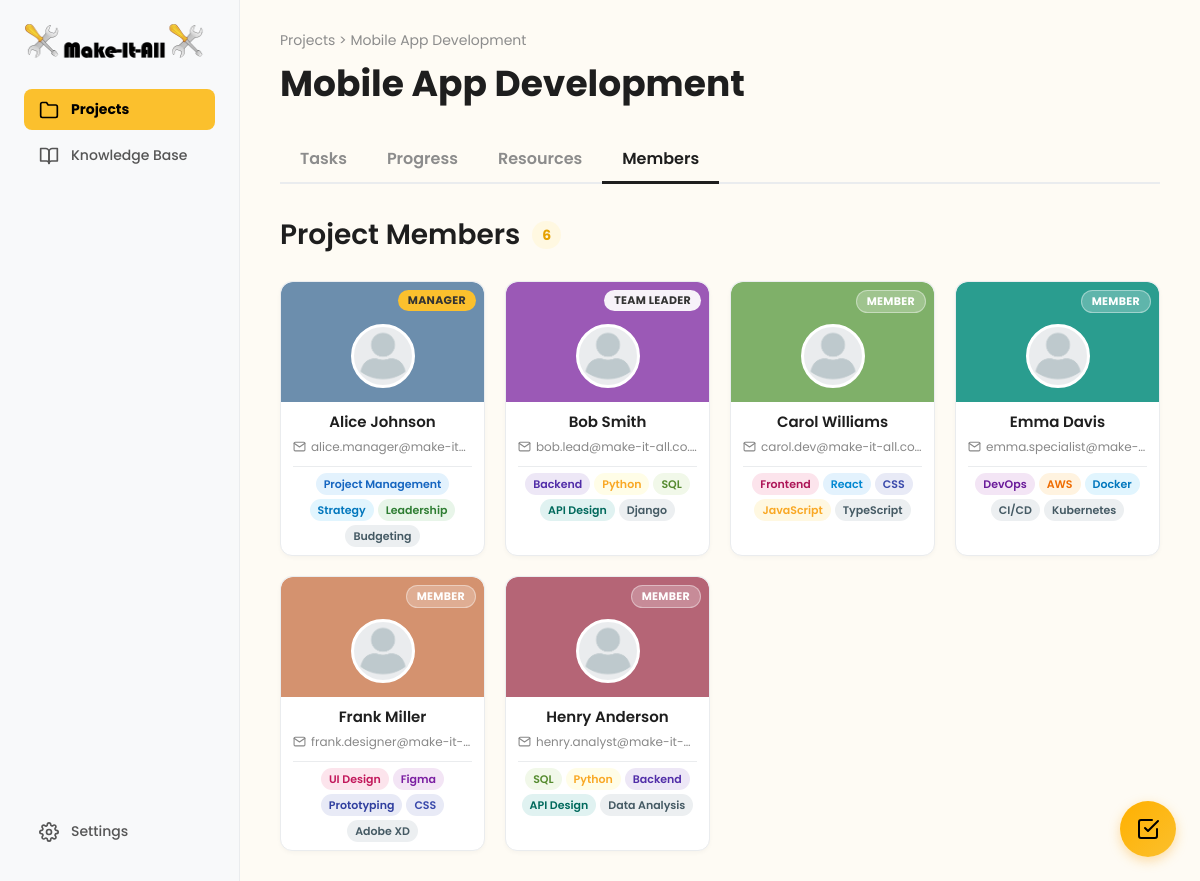
Screenshot of /user/project/project-members.php?project_id=2 (signed in) with the database file from the repository.
### tables this page shows
CREATE TABLE projects (
    project_id INT AUTO_INCREMENT PRIMARY KEY,
    project_name VARCHAR(255) NOT NULL,
    description TEXT,
    created_by INT NOT NULL COMMENT 'Manager who created the project',
    team_leader_id INT NULL COMMENT 'Assigned team leader',
    start_date DATE NOT NULL,
    deadline DATE NOT NULL,
    estimated_completion_date DATE NULL COMMENT 'Calculated based on velocity',
    completed_date DATE NULL,
    status ENUM('planning', 'active', 'on_hold', 'completed', 'archived') DEFAULT 'active',
    priority ENUM('low', 'medium', 'high') DEFAULT 'medium',
    completion_percentage DECIMAL(5,2) DEFAULT 0.00,
    overdue_tasks_count INT DEFAULT 0,
    resource_level ENUM('sufficient', 'tight', 'under_resourced') DEFAULT 'sufficient',
    created_at TIMESTAMP DEFAULT CURRENT_TIMESTAMP,
    updated_at TIMESTAMP DEFAULT CURRENT_TIMESTAMP ON UPDATE CURRENT_TIMESTAMP,
    archived_at TIMESTAMP NULL,
    FOREIGN KEY (created_by) REFERENCES users(user_id) ON DELETE RESTRICT,
    FOREIGN KEY (team_leader_id) REFERENCES users(user_id) ON DELETE SET NULL,
    INDEX idx_status (status),
    INDEX idx_created_by (created_by),
    INDEX idx_team_leader (team_leader_id),
    INDEX idx_deadline (deadline),
    INDEX idx_priority (priority)
);

CREATE TABLE users (
    user_id INT AUTO_INCREMENT PRIMARY KEY,
    email VARCHAR(255) NOT NULL UNIQUE,
    password_hash VARCHAR(255) NULL COMMENT 'NULL for non-registered employees',
    is_registered BOOLEAN DEFAULT FALSE,
    first_name VARCHAR(100) NOT NULL,
    last_name VARCHAR(100) NOT NULL,
    profile_picture VARCHAR(255) DEFAULT '/default-avatar.png',
    role ENUM('manager', 'team_leader', 'team_member', 'technical_specialist') NOT NULL DEFAULT 'team_member',
    department VARCHAR(100),
    specialties TEXT COMMENT 'JSON array: ["Frontend", "React", "UX Design"]',
    manager_id INT NULL COMMENT 'Self-referencing FK - who manages this user',
    is_active BOOLEAN DEFAULT TRUE,
    last_login TIMESTAMP NULL,
    created_at TIMESTAMP DEFAULT CURRENT_TIMESTAMP,
    updated_at TIMESTAMP DEFAULT CURRENT_TIMESTAMP ON UPDATE CURRENT_TIMESTAMP,
    FOREIGN KEY (manager_id) REFERENCES users(user_id) ON DELETE SET NULL,
    INDEX idx_email (email),
    INDEX idx_role (role),
    INDEX idx_manager (manager_id),
    INDEX idx_is_registered (is_registered),
    INDEX idx_is_active (is_active)
);

CREATE TABLE project_members (
    project_member_id INT AUTO_INCREMENT PRIMARY KEY,
    project_id INT NOT NULL,
    user_id INT NOT NULL,
    project_role ENUM('team_leader', 'member') DEFAULT 'member',
    joined_at TIMESTAMP DEFAULT CURRENT_TIMESTAMP,
    left_at TIMESTAMP NULL COMMENT 'Soft delete - set when member leaves project',
    FOREIGN KEY (project_id) REFERENCES projects(project_id) ON DELETE CASCADE,
    FOREIGN KEY (user_id) REFERENCES users(user_id) ON DELETE CASCADE,
    UNIQUE KEY unique_project_user (project_id, user_id),
    INDEX idx_project (project_id),
    INDEX idx_user (user_id),
    INDEX idx_left_at (left_at)
);

### actions/guard_project_access.php (called while the page is built, shortened)
<?php
function guardProjectAccess(PDO $db, int $projectId, int $userId): array
{
    $stmt = $db->prepare("
        SELECT
            p.project_id,
            p.project_name,
            p.description,
            p.status,
            p.deadline,
            p.team_leader_id,
            p.created_by,
            CASE WHEN p.team_leader_id = :uid THEN 1 ELSE 0 END AS is_team_leader,
            CASE WHEN pm.user_id IS NOT NULL THEN 1 ELSE 0 END AS is_member
        FROM projects p
        LEFT JOIN project_members pm
            ON pm.project_id = p.project_id
           AND pm.user_id = :uid
           AND pm.left_at IS NULL
        WHERE p.project_id = :pid
          AND (
              p.created_by = :uid
              OR p.team_leader_id = :uid
              OR pm.user_id IS NOT NULL
          )
        LIMIT 1
    ");
    $stmt->execute([':pid' => $projectId, ':uid' => $userId]);
    $project = $stmt->fetch(PDO::FETCH_ASSOC);
    $roleLower = strtolower((string)($_SESSION['role'] ?? ''));
    $isManager = ($roleLower === 'manager');
    $isTeamLeaderOfThisProject = ((int)$project['is_team_leader'] === 1);
    $canManageProject = $isManager || $isTeamLeaderOfThisProject;
    $canCloseProject = $isManager;
    return [
        'project' => $project,
        'isManager' => $isManager,
        'isTeamLeaderOfThisProject' => $isTeamLeaderOfThisProject,
        'canManageProject' => $canManageProject,
        'canCloseProject' => $canCloseProject,
    ];
}

### user/project/project-members.php (the view, shortened to what this page needs)
<?php
require_once __DIR__ . "/../../actions/guard_project_access.php";
$projectId = $_SESSION['current_project_id'] ?? null;
$userId = (int) $_SESSION['user_id'];
$database = new Database();
$pdo = $database->getConnection();
$access = guardProjectAccess($pdo, (int) $projectId, $userId);
$project = $access['project'];
$isManager = $access['isManager'];
$bannerColors = [
    '#5B9BD5', '#7FB069', '#9B59B6', '#D4926F', '#45B7B8',
    '#6C8EAD', '#2A9D8F', '#B56576', '#52796F', '#7D8FA0',
];
$specialtyClassMap = [
    'Project Management' => 'spec-project-management',
    'Strategy'           => 'spec-strategy',
    'Leadership'         => 'spec-leadership',
    'Backend'            => 'spec-backend',
    'Python'             => 'spec-python',
    'SQL'                => 'spec-sql',
    'API Design'         => 'spec-api-design',
    'Frontend'           => 'spec-frontend',
    'React'              => 'spec-react',
    'CSS'                => 'spec-css',
    'JavaScript'         => 'spec-javascript',
    'Node.js'            => 'spec-node-js',
    'MongoDB'            => 'spec-mongodb',
    'DevOps'             => 'spec-devops',
    'AWS'                => 'spec-aws',
    'Docker'             => 'spec-docker',
    'CI/CD'              => 'spec-ci-cd',
    'UI Design'          => 'spec-ui-design',
    'Figma'              => 'spec-figma',
    'Prototyping'        => 'spec-prototyping',
];
$stmt = $pdo->prepare("
    SELECT
        u.user_id, u.first_name, u.last_name, u.email,
        u.profile_picture, u.specialties, u.role AS system_role,
        pm.project_role
    FROM project_members pm
    INNER JOIN users u ON u.user_id = pm.user_id
    WHERE pm.project_id = :pid AND pm.left_at IS NULL
    ORDER BY
        CASE pm.project_role
            WHEN 'team_leader' THEN 1
            ELSE 2
        END,
        u.first_name ASC
");
$stmt->execute([':pid' => $projectId]);
$members = $stmt->fetchAll(PDO::FETCH_ASSOC);
$managerId = (int) $project['created_by'];
$teamLeaderId = (int) $project['team_leader_id'];
$managerInList = false;
if (!$managerInList) {
    $stmt = $pdo->prepare("
        SELECT user_id, first_name, last_name, email, profile_picture, specialties, role AS system_role
        FROM users WHERE user_id = :uid
    ");
    $stmt->execute([':uid' => $managerId]);
    $manager = $stmt->fetch(PDO::FETCH_ASSOC);
    if ($manager) {
        $manager['project_role'] = 'manager';
        array_unshift($members, $manager);
    }
}
$memberCount = count($members);
function getMemberColor($uid, $bannerColors, &$colorMap) {
    $color = $bannerColors[array_rand($bannerColors)];
    return $color;
}
?>
<!DOCTYPE html>
<html lang="en">
<head>
    <link rel="stylesheet" href="../dashboard.css">
    <link rel="stylesheet" href="progress.css">
    <link rel="stylesheet" href="project-members.css">
</head>
<body id="project-members-page">
<?php include '../to-do/todo_widget.php'; ?>
<div class="dashboard-container">
    <nav class="sidebar">
        <div class="nav-top">
            <div class="logo-container">
                <img src="../logo.png" alt="Make-It-All Logo" class="logo-icon">
            </div>
            <ul class="nav-main">
                <li class="active-parent">
                    <a href="projects-overview.php"><i data-feather="folder"></i>Projects</a>
                </li>
                <li><a href="../knowledge-base/knowledge-base.html"><i data-feather="book-open"></i>Knowledge Base</a></li>
            </ul>
        </div>
        <div class="nav-footer">
            <ul>
                <li><a href="../settings.php"><i data-feather="settings"></i>Settings</a></li>
            </ul>
        </div>
    </nav>
    <main class="main-content">
        <header class="project-header">
            <div class="project-header-top">
                <div class="breadcrumbs-title">
                    <p class="breadcrumbs"><a href="projects-overview.php">Projects</a> > <span id="project-name-breadcrumb"><?= htmlspecialchars($project['project_name']) ?></span></p>
                    <h1 id="project-name-header"><?= htmlspecialchars($project['project_name']) ?></h1>
                </div>
            </div>
            <nav class="project-nav" id="project-nav-links">
                <a href="#">Tasks</a>
                <a href="#">Progress</a>
                <a href="#">Resources</a>
                <a href="#" class="active">Members</a>
            </nav>
        </header>
        <div class="members-content">
            <div class="members-header">
                <h2>
                    Project Members
                    <span class="members-count-badge" id="members-count"><?= $memberCount ?></span>
                </h2>
            </div>
            <div class="members-grid" id="members-grid">
                <?php foreach ($members as $member): ?>
                    <?php
                        $uid = (int) $member['user_id'];
                        $fullName = htmlspecialchars($member['first_name'] . ' ' . $member['last_name']);
                        $email = htmlspecialchars($member['email']);
                        $profilePic = htmlspecialchars($member['profile_picture']);
                        $bannerColor = getMemberColor($uid, $bannerColors, $_SESSION['employee_colors']);
                        $displayRole = 'Member';
                        $roleClass = 'role-member';
                        if ($uid === $managerId) {
                            $displayRole = 'Manager';
                            $roleClass = 'role-manager';
                        } elseif ($uid === $teamLeaderId || $member['project_role'] === 'team_leader') {
                            $displayRole = 'Team Leader';
                            $roleClass = 'role-team-leader';
                        }
                        $specialties = [];
                        if (!empty($member['specialties'])) {
                            $specialties = json_decode($member['specialties'], true)
                                ?? explode(',', $member['specialties']);
                            $specialties = array_map('trim', $specialties);
                        }
                        $isClickable = $isManager && $uid !== $userId;
                        $cardClasses = 'member-card' . ($isClickable ? ' clickable' : '');
                    ?>
                    <div class="<?= $cardClasses ?>" data-user-id="<?= $uid ?>"<?php if ($isClickable): ?> data-profile-url="../employees/employee-profile.php?id=<?= $uid ?>"<?php endif; ?>>
                        <div class="member-card-top" style="background-color: <?= htmlspecialchars($bannerColor) ?>;">
                            <span class="member-role-badge <?= $roleClass ?>"><?= $displayRole ?></span>
                            <div class="member-avatar">
                                <img src="<?= $profilePic ?>" alt="<?= $fullName ?>">
                            </div>
                        </div>
                        <div class="member-card-body">
                            <h4 class="member-name"><?= $fullName ?></h4>
                            <p class="member-email">
                                <i data-feather="mail"></i>
                                <span><?= $email ?></span>
                            </p>
                            <?php if (!empty($specialties)): ?>
                                <div class="member-specialties">
                                    <?php foreach ($specialties as $skill): ?>
                                        <?php $skillClass = $specialtyClassMap[trim($skill)] ?? 'spec-default'; ?>
                                        <span class="specialty-pill <?= $skillClass ?>">
                                            <?= htmlspecialchars(trim($skill)) ?>
                                        </span>
                                    <?php endforeach; ?>
                                </div>
                            <?php endif; ?>
                        </div>
                    </div>
                <?php endforeach; ?>
            </div>
        </div>
    </main>
</div>
</body>
</html>

### user/dashboard.css (style rules this page uses)
html, body { height: 100%; }
body { background: #FEFBF4; font-family: 'Poppins', sans-serif; margin: 0; height: 100vh; color: #1E1E1E; overflow: hidden; }
* { box-sizing: border-box; }
a { color: #1E1E1E; transition: color 0.2s ease; }
.dashboard-container { display: flex; width: 100%; height: 100vh; }
.sidebar { width: 240px; flex-shrink: 0; background: #F8F9FA; padding: 24px; display: flex; flex-direction: column; justify-content: space-between; border-right: 1px solid #EAECEE; }
.logo-container { display: flex; align-items: center; gap: 8px; font-size: 20px; font-weight: 700; margin-bottom: 30px; }
.logo-icon { width: 180px; height: 35px; }
.sidebar ul { list-style: none; padding: 0; margin: 0; }
.sidebar ul a { display: flex; align-items: center; gap: 12px; padding: 10px 15px; text-decoration: none; color: #555; font-weight: 500; border-radius: 8px; margin-bottom: 5px; font-size: 14px; }
.sidebar ul a svg { width: 20px; height: 20px; }
.sidebar ul.nav-main>li.active-parent>a { background: #FBC02D; color: black; font-weight: 700; }
.main-content { flex: 1; padding: 0; display: flex; flex-direction: column; min-height: 0; overflow-y: auto; height: 100vh; }
.project-header { display: flex; flex-direction: column; padding: 30px 40px 0 40px; flex-shrink: 0; }
.project-header-top { display: flex; justify-content: space-between; align-items: center; width: 100%; }
.breadcrumbs-title { display: flex; flex-direction: column; }
.breadcrumbs { font-size: 14px; color: #8C8C8C; margin: 0; }
.breadcrumbs a { color: #8C8C8C; text-decoration: none; transition: color 0.2s ease; }
.project-header h1 { font-size: 36px; font-weight: 700; margin: 5px 0 10px 0; }
.project-nav { display: flex; border-bottom: 2px solid #EAECEE; margin-top: 15px; }
.project-nav a { padding: 10px 20px; text-decoration: none; color: #8C8C8C; font-weight: 600; font-size: 16px; margin-bottom: -2px; border-bottom: 3px solid transparent; }
.project-nav a.active { color: #1E1E1E; border-bottom-color: #1E1E1E; }

### rows the page displays
projects: project_name "Mobile App Development"
users: displayRole "MANAGER", profile_picture (placeholder picture), fullName "Alice Johnson", email "alice.manager@make-it…", specialties "Project Management", specialties "Strategy", specialties "Leadership", specialties "Budgeting"
project_members: displayRole "TEAM LEADER", user.profile_picture (placeholder picture), user.last_name "Bob Smith", user.email "bob.lead@make-it-all.co.…", user.specialties "Backend", user.specialties "Python", user.specialties "SQL", user.specialties "API Design", user.specialties "Django"
project_members: displayRole "MEMBER", user.profile_picture (placeholder picture), user.last_name "Carol Williams", user.email "carol.dev@make-it-all.co…", user.specialties "Frontend", user.specialties "React", user.specialties "CSS", user.specialties "JavaScript", user.specialties "TypeScript"
project_members: displayRole "MEMBER", user.profile_picture (placeholder picture), user.last_name "Emma Davis", user.email "emma.specialist@make-…", user.specialties "DevOps", user.specialties "AWS", user.specialties "Docker", user.specialties "CI/CD", user.specialties "Kubernetes"
project_members: displayRole "MEMBER", user.profile_picture (placeholder picture), user.last_name "Frank Miller", user.email "frank.designer@make-it-…", user.specialties "UI Design", user.specialties "Figma", user.specialties "Prototyping", user.specialties "CSS", user.specialties "Adobe XD"
project_members: displayRole "MEMBER", user.profile_picture (placeholder picture), user.last_name "Henry Anderson", user.email "henry.analyst@make-it-…", user.specialties "SQL", user.specialties "Python", user.specialties "Backend", user.specialties "API Design", user.specialties "Data Analysis"

### other values shown
$memberCount "6"
